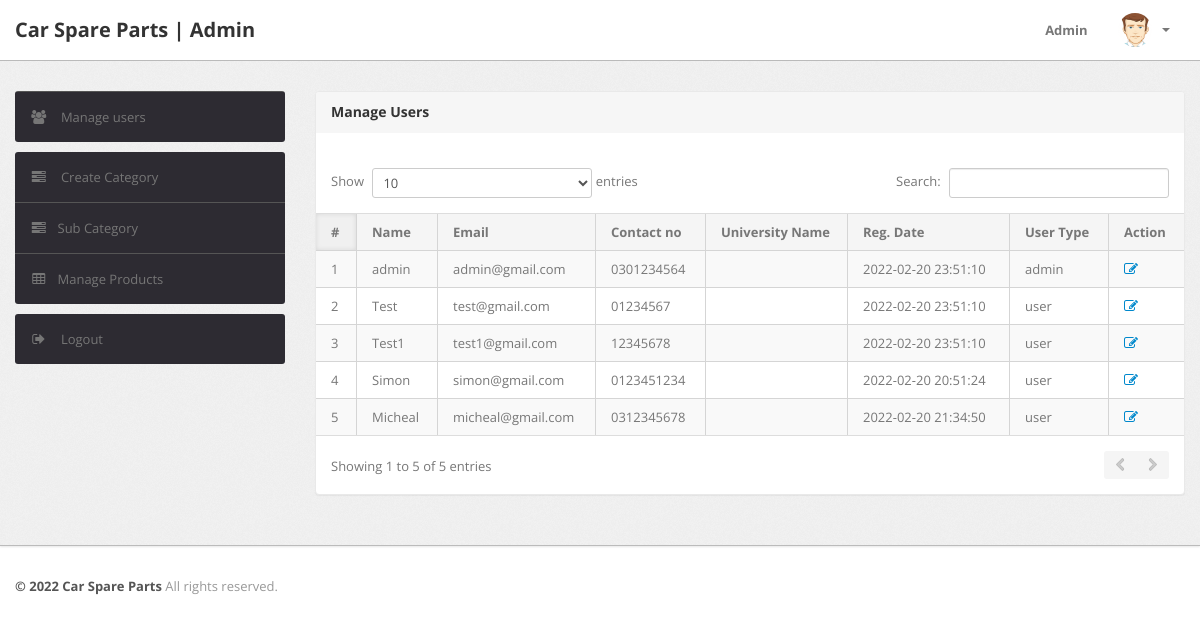
The page /admin/manage-users.php (signed in) on the database its author committed.
### tables this page shows
CREATE TABLE `users` (
  `Id` int(50) NOT NULL,
  `user_name` varchar(50) DEFAULT NULL,
  `user_password` varchar(50) DEFAULT NULL,
  `user_email` varchar(50) DEFAULT NULL,
  `user_phone` varchar(50) DEFAULT NULL,
  `user_type` varchar(50) DEFAULT NULL,
  `reg_date` datetime NOT NULL DEFAULT CURRENT_TIMESTAMP
);

### admin/manage-users.php (the view, shortened to what this page needs)
<?php
include '../includes/config.php';
if (strlen($_SESSION['alogin']) == 0) {
    header('location:index.php');
} else {
    ?>
<!DOCTYPE html>
<html lang="en">
<head>
    <?php include 'include/header-files.php';?>
</head>
<body>
    <?php include 'include/header.php';?>
    <div class="wrapper">
        <div class="container">
            <div class="row">
                <?php include 'include/sidebar.php';?>
                <div class="span9">
                    <div class="content">
                        <div class="module">
                            <div class="module-head">
                                <h3>Manage Users</h3>
                            </div>
                            <div class="module-body table">
                                <br />
                                <table cellpadding="0" cellspacing="0" border="0"
                                    class="datatable-1 table table-bordered table-striped	 display" width="100%">
                                    <thead>
                                        <tr>
                                            <th>#</th>
                                            <th> Name</th>
                                            <th>Email </th>
                                            <th>Contact no</th>
                                            <th>University Name</th>
                                            <th>Reg. Date </th>
                                            <th>User Type </th>
                                            <th>Action </th>
                                        </tr>
                                    </thead>
                                    <tbody>
                                        <?php $query = mysqli_query($con, "select * from users");
    $cnt = 1;
    while ($row = mysqli_fetch_array($query)) {
        ?>
                                        <tr>
                                            <td><?php echo htmlentities($cnt); ?></td>
                                            <td><?php echo htmlentities($row['user_name']); ?></td>
                                            <td><?php echo htmlentities($row['user_email']); ?></td>
                                            <td> <?php echo htmlentities($row['user_phone']); ?></td>
                                            <td><?php echo htmlentities($row['university_name']); ?></td>
                                            <td><?php echo htmlentities($row['reg_date']); ?> </td>
                                            <td><?php echo htmlentities($row['user_type']); ?> </td>
                                            <td><a href="edit-users.php?uid=<?php echo $row['Id'] ?>"><i
                                                        class="icon-edit"></i></a>
                                            </td>
                                            <?php $cnt = $cnt + 1;}?>
                                </table>
                            </div>
                        </div>
                    </div>
                </div>
            </div>
        </div>
    </div>
    <?php include 'include/footer.php';?>
</body>
<?php }?>

### rows shown on the page
users: user_name "admin", user_email "admin@gmail.com", user_phone "0301234564", reg_date "2022-02-20 23:51:10", user_type "admin"
users: user_name "Test", user_email "test@gmail.com", user_phone "01234567", reg_date "2022-02-20 23:51:10", user_type "user"
users: user_name "Test1", user_email "test1@gmail.com", user_phone "12345678", reg_date "2022-02-20 23:51:10", user_type "user"
users: user_name "Simon", user_email "simon@gmail.com", user_phone "0123451234", reg_date "2022-02-20 20:51:24", user_type "user"
users: user_name "Micheal", user_email "micheal@gmail.com", user_phone "0312345678", reg_date "2022-02-20 21:34:50", user_type "user"
